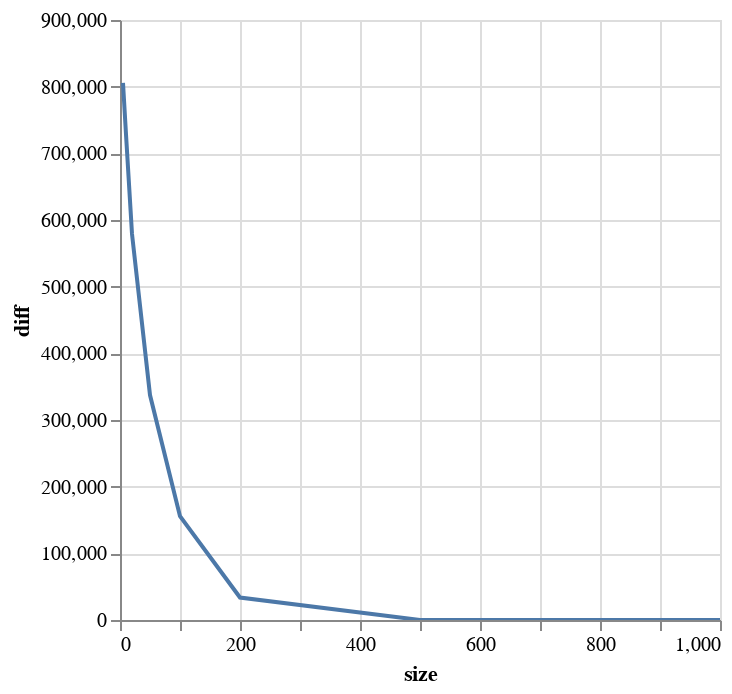

The cell this chart's notebook holds for it:
### Code cell
import matplotlib
import polars as pl 

pl.DataFrame(data).plot.line("size", "diff")

### Figure 1 — Vega-Lite specification as saved in the notebook (floating-point values rounded to 4 significant figures)
{"config": {"view": {"continuousWidth": 300, "continuousHeight": 300}}, "data": {"name": "data-cf52b25b9d2a09d662f1774c5aeaa83d"}, "mark": {"type": "line"}, "encoding": {"x": {"field": "size", "type": "quantitative"}, "y": {"field": "diff", "type": "quantitative"}}, "params": [{"name": "param_1", "select": {"type": "interval", "encodings": ["x", "y"]}, "bind": "scales"}], "$schema": "https://vega.github.io/schema/vega-lite/v5.20.1.json", "datasets": {"data-cf52b25b9d2a09d662f1774c5aeaa83d": [{"size": 5, "diff": 805700.0}, {"size": 10, "diff": 728300.0}, {"size": 20, "diff": 579100.0}, {"size": 50, "diff": 337500.0}, {"size": 100, "diff": 155800.0}, {"size": 200, "diff": 33690.0}, {"size": 500, "diff": 8.248e-09}, {"size": 1000, "diff": 9.377e-09}]}}
